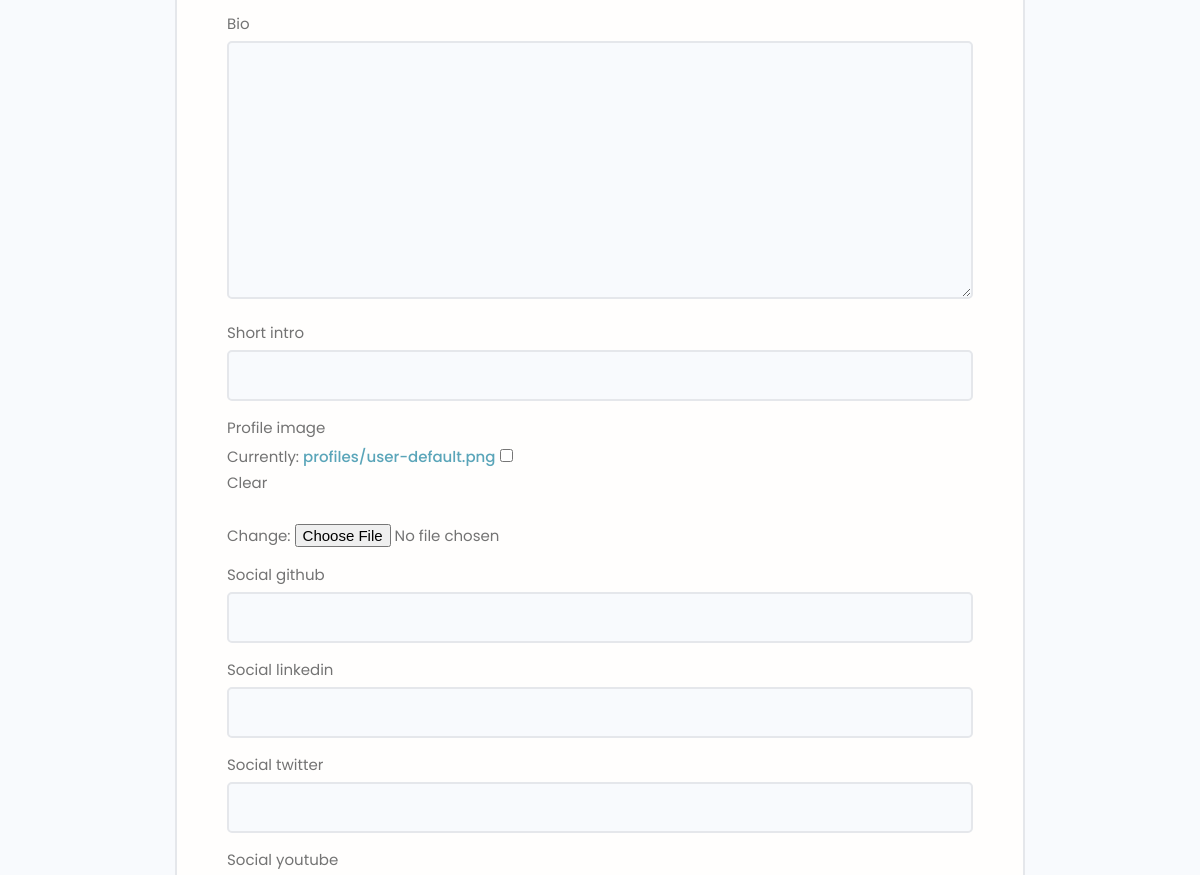
Before: /edit-account/ (signed in, middle part) with the older database file.
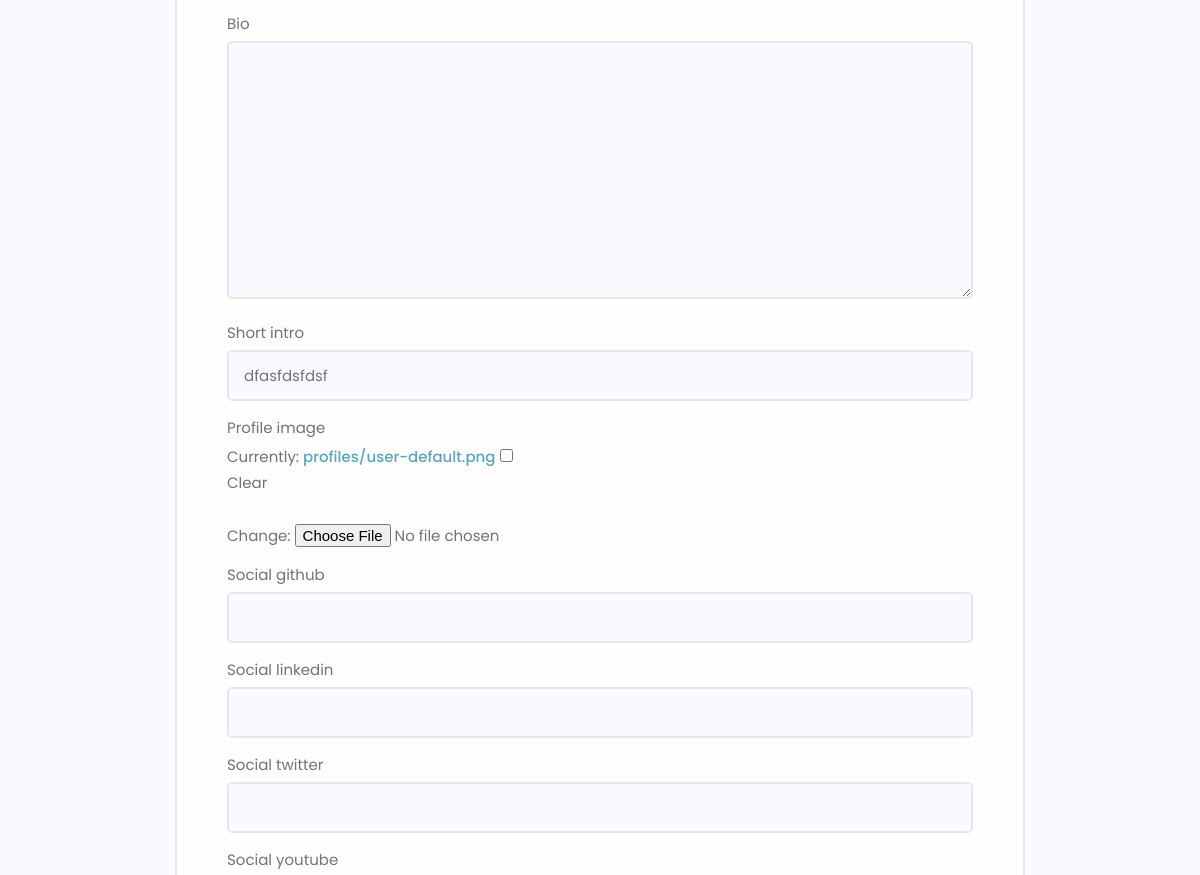
After: the same page with the newer database file.
### users/models.py (models this page shows, shortened)
class Profile(models.Model):
    user = models.OneToOneField(User, on_delete=models.CASCADE, null=True, blank=True)
    username = models.CharField(max_length=200, blank=True, null=True)
    location = models.CharField(max_length=200, blank=True, null=True)
    name = models.CharField(max_length=200, blank=True, null=True)
    email = models.EmailField(max_length=500, blank=True, null=True,)
    short_intro = models.CharField(max_length=200, blank=True, null=True)
    bio = models.TextField(blank=True, null=True)
    profile_image = models.ImageField(null=True, blank=True, upload_to='profiles/', default= "profiles/user-default.png")
    social_github = models.CharField(max_length=200, blank=True, null=True)
    social_twitter = models.CharField(max_length=200, blank=True, null=True)
    social_youtube = models.CharField(max_length=200, blank=True, null=True)
    social_linkedin = models.CharField(max_length=200, blank=True, null=True)
    social_website = models.CharField(max_length=200, blank=True, null=True)
    created = models.DateTimeField(auto_now_add=True)
    id = models.UUIDField(default=uuid.uuid4, unique=True, primary_key=True, editable=False)

### users/views.py (the view)
# urls.py: path('edit-account/', views.editAccount, name="edit-account"),
@login_required(login_url='login') # this is decorator
def editAccount(request):
    profile = request.user.profile # we just gonna edit the logged in user.
    form = profileForm(instance=profile) # instance = profile, because we need to prefill those fields.
    if request.method == 'POST':
        form = profileForm(request.POST, request.FILES, instance=profile)
        if form.is_valid():
            form.save()
            return redirect('account')
    context = {'form':form}
    return render(request, 'users/profile_form.html', context)

### users/forms.py
class profileForm(ModelForm):
    class Meta:
        model  = Profile
        fields = ['name', 'email','location', 'bio', 'short_intro', 'profile_image',
                  'social_github', 'social_linkedin', 'social_twitter', 'social_youtube', 'social_website']
    def __init__(self,*args,**kwargs):
        super(profileForm, self).__init__(*args, **kwargs)
        for name,field in self.fields.items():
            field.widget.attrs.update({'class':'input'})

### users/templates/users/profile_form.html (shortened to what this page needs)
{% extends 'main.html' %}
{% block content1 %}
<main class="formPage my-xl">
    <div class="content-box">
        <div class="formWrapper">
            <br>
            <form class="form" method="POST" action="{% url 'edit-account' %}" enctype="multipart/form-data" >
                 {% for field in form %}
                 <div class="form__field">
                    <label for="formInput#text">{{field.label}} </label>
                    {{field}}
                </div>
                 {% endfor %}
            </form>
        </div>
    </div>
</main>
{% endblock content1 %}

Changed rows visible on the page:
changed Profile: short_intro (not shown) → "dfasfdsfdsf"
